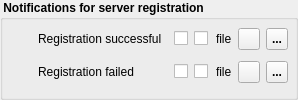
          <widget class="QGroupBox" name="mGrpStyle_6">
           <property name="font">
            <font>
             <weight>75</weight>
             <bold>true</bold>
            </font>
           </property>
           <property name="title">
            <string> Notifications for server registration</string>
           </property>
           <layout class="QVBoxLayout" name="verticalLayout_20">
            <property name="leftMargin">
             <number>7</number>
            </property>
            <property name="topMargin">
             <number>3</number>
            </property>
            <property name="rightMargin">
             <number>7</number>
            </property>
            <property name="bottomMargin">
             <number>7</number>
            </property>
            <item>
             <layout class="QHBoxLayout" name="horizontalLayout_38">
              <item>
               <widget class="QLabel" name="label_14">
                <property name="minimumSize">
                 <size>
                  <width>22</width>
                  <height>22</height>
                 </size>
                </property>
                <property name="maximumSize">
                 <size>
                  <width>22</width>
                  <height>22</height>
                 </size>
                </property>
                <property name="text">
                 <string/>
                </property>
                <property name="pixmap">
                 <pixmap resource="../../resources/Icons.qrc">:/images/Info.png</pixmap>
                </property>
                <property name="scaledContents">
                 <bool>true</bool>
                </property>
               </widget>
              </item>
              <item>
               <widget class="QLabel" name="label_17">
                <property name="minimumSize">
                 <size>
                  <width>130</width>
                  <height>0</height>
                 </size>
                </property>
                <property name="maximumSize">
                 <size>
                  <width>130</width>
                  <height>16777215</height>
                 </size>
                </property>
                <property name="font">
                 <font>
                  <family>MS Shell Dlg 2</family>
                  <weight>50</weight>
                  <bold>false</bold>
                 </font>
                </property>
                <property name="text">
                 <string>Registration successful</string>
                </property>
                <property name="alignment">
                 <set>Qt::AlignLeading|Qt::AlignLeft|Qt::AlignVCenter</set>
                </property>
               </widget>
              </item>
              <item>
               <widget class="QCheckBox" name="mCbNotifySystrayRegistrationSuccessful">
                <property name="font">
                 <font>
                  <pointsize>9</pointsize>
                  <weight>50</weight>
                  <bold>false</bold>
                 </font>
                </property>
                <property name="toolTip">
                 <string>show message in systray</string>
                </property>
                <property name="text">
                 <string/>
                </property>
                <property name="icon">
                 <iconset resource="../../resources/Icons.qrc">
                  <normaloff>:/images/Message.png</normaloff>:/images/Message.png</iconset>
                </property>
               </widget>
              </item>
              <item>
               <widget class="QCheckBox" name="mCbNotifySoundRegistrationSuccessful">
                <property name="font">
                 <font>
                  <pointsize>9</pointsize>
                  <weight>50</weight>
                  <bold>false</bold>
                 </font>
                </property>
                <property name="toolTip">
                 <string>play sound</string>
                </property>
                <property name="text">
                 <string/>
                </property>
                <property name="icon">
                 <iconset resource="../../resources/Icons.qrc">
                  <normaloff>:/images/SpeakerLoud.png</normaloff>:/images/SpeakerLoud.png</iconset>
                </property>
               </widget>
              </item>
              <item>
               <spacer name="horizontalSpacer_40">
                <property name="orientation">
                 <enum>Qt::Horizontal</enum>
                </property>
                <property name="sizeType">
                 <enum>QSizePolicy::MinimumExpanding</enum>
                </property>
                <property name="sizeHint" stdset="0">
                 <size>
                  <width>2</width>
                  <height>20</height>
                 </size>
                </property>
               </spacer>
              </item>
              <item>
               <widget class="QLabel" name="mLbNotifySoundRegistrationSuccessfulFile">
                <property name="font">
                 <font>
                  <family>MS Shell Dlg 2</family>
                  <weight>50</weight>
                  <bold>false</bold>
                 </font>
                </property>
                <property name="text">
                 <string>file</string>
                </property>
               </widget>
              </item>
              <item>
               <widget class="QPushButton" name="mPbNotifySoundRegistrationSuccessfulFile">
                <property name="minimumSize">
                 <size>
                  <width>22</width>
                  <height>22</height>
                 </size>
                </property>
                <property name="maximumSize">
                 <size>
                  <width>22</width>
                  <height>22</height>
                 </size>
                </property>
                <property name="toolTip">
                 <string>select sound file to play</string>
                </property>
                <property name="text">
                 <string/>
                </property>
                <property name="icon">
                 <iconset resource="../../resources/Icons.qrc">
                  <normaloff>:/images/BoxOpen.png</normaloff>:/images/BoxOpen.png</iconset>
                </property>
                <property name="iconSize">
                 <size>
                  <width>22</width>
                  <height>22</height>
                 </size>
                </property>
               </widget>
              </item>
              <item>
               <widget class="QToolButton" name="mTbPlaySoundRegistrationSuccessfulFile">
                <property name="minimumSize">
                 <size>
                  <width>22</width>
                  <height>22</height>
                 </size>
                </property>
                <property name="maximumSize">
                 <size>
                  <width>22</width>
                  <height>22</height>
                 </size>
                </property>
                <property name="toolTip">
                 <string>play selected sound file</string>
                </property>
                <property name="text">
                 <string>...</string>
                </property>
                <property name="icon">
                 <iconset resource="../../resources/Icons.qrc">
                  <normaloff>:/images/Audio - Play.png</normaloff>:/images/Audio - Play.png</iconset>
                </property>
                <property name="iconSize">
                 <size>
                  <width>22</width>
                  <height>22</height>
                 </size>
                </property>
               </widget>
              </item>
             </layout>
            </item>
            <item>
             <layout class="QHBoxLayout" name="horizontalLayout_39">
              <item>
               <widget class="QLabel" name="label_16">
                <property name="minimumSize">
                 <size>
                  <width>22</width>
                  <height>22</height>
                 </size>
                </property>
                <property name="maximumSize">
                 <size>
                  <width>22</width>
                  <height>22</height>
                 </size>
                </property>
                <property name="text">
                 <string/>
                </property>
                <property name="pixmap">
                 <pixmap resource="../../resources/Icons.qrc">:/images/Info.png</pixmap>
                </property>
                <property name="scaledContents">
                 <bool>true</bool>
                </property>
               </widget>
              </item>
              <item>
               <widget class="QLabel" name="label_19">
                <property name="minimumSize">
                 <size>
                  <width>130</width>
                  <height>0</height>
                 </size>
                </property>
                <property name="maximumSize">
                 <size>
                  <width>130</width>
                  <height>16777215</height>
                 </size>
                </property>
                <property name="font">
                 <font>
                  <family>MS Shell Dlg 2</family>
                  <weight>50</weight>
                  <bold>false</bold>
                 </font>
                </property>
                <property name="text">
                 <string>Registration failed</string>
                </property>
                <property name="alignment">
                 <set>Qt::AlignLeading|Qt::AlignLeft|Qt::AlignVCenter</set>
                </property>
               </widget>
              </item>
              <item>
               <widget class="QCheckBox" name="mCbNotifySystrayRegistrationFailed">
                <property name="font">
                 <font>
                  <pointsize>9</pointsize>
                  <weight>50</weight>
                  <bold>false</bold>
                 </font>
                </property>
                <property name="toolTip">
                 <string>show message in systray</string>
                </property>
                <property name="text">
                 <string/>
                </property>
                <property name="icon">
                 <iconset resource="../../resources/Icons.qrc">
                  <normaloff>:/images/Message.png</normaloff>:/images/Message.png</iconset>
                </property>
               </widget>
              </item>
              <item>
               <widget class="QCheckBox" name="mCbNotifySoundRegistrationFailed">
                <property name="font">
                 <font>
                  <pointsize>9</pointsize>
                  <weight>50</weight>
                  <bold>false</bold>
                 </font>
                </property>
                <property name="toolTip">
                 <string>play sound</string>
                </property>
                <property name="text">
                 <string/>
                </property>
                <property name="icon">
                 <iconset resource="../../resources/Icons.qrc">
                  <normaloff>:/images/SpeakerLoud.png</normaloff>:/images/SpeakerLoud.png</iconset>
                </property>
               </widget>
              </item>
              <item>
               <spacer name="horizontalSpacer_41">
                <property name="orientation">
                 <enum>Qt::Horizontal</enum>
                </property>
                <property name="sizeType">
                 <enum>QSizePolicy::MinimumExpanding</enum>
                </property>
                <property name="sizeHint" stdset="0">
                 <size>
                  <width>2</width>
                  <height>20</height>
                 </size>
                </property>
               </spacer>
              </item>
              <item>
               <widget class="QLabel" name="mLbNotifySoundRegistrationFailedFile">
                <property name="font">
                 <font>
                  <family>MS Shell Dlg 2</family>
                  <weight>50</weight>
                  <bold>false</bold>
                 </font>
                </property>
                <property name="text">
                 <string>file</string>
                </property>
               </widget>
              </item>
              <item>
               <widget class="QPushButton" name="mPbNotifySoundRegistrationFailedFile">
                <property name="minimumSize">
                 <size>
                  <width>22</width>
                  <height>22</height>
                 </size>
                </property>
                <property name="maximumSize">
                 <size>
                  <width>22</width>
                  <height>22</height>
                 </size>
                </property>
                <property name="toolTip">
                 <string>select sound file to play</string>
                </property>
                <property name="text">
                 <string/>
                </property>
                <property name="icon">
                 <iconset resource="../../resources/Icons.qrc">
                  <normaloff>:/images/BoxOpen.png</normaloff>:/images/BoxOpen.png</iconset>
                </property>
                <property name="iconSize">
                 <size>
                  <width>22</width>
                  <height>22</height>
                 </size>
                </property>
               </widget>
              </item>
              <item>
               <widget class="QToolButton" name="mTbPlaySoundRegistrationFailedFile">
                <property name="minimumSize">
                 <size>
                  <width>22</width>
                  <height>22</height>
                 </size>
                </property>
                <property name="maximumSize">
                 <size>
                  <width>22</width>
                  <height>22</height>
                 </size>
                </property>
                <property name="toolTip">
                 <string>play selected sound file</string>
                </property>
                <property name="text">
                 <string>...</string>
                </property>
                <property name="icon">
                 <iconset resource="../../resources/Icons.qrc">
                  <normaloff>:/images/Audio - Play.png</normaloff>:/images/Audio - Play.png</iconset>
                </property>
                <property name="iconSize">
                 <size>
                  <width>22</width>
                  <height>22</height>
                 </size>
                </property>
               </widget>
              </item>
             </layout>
            </item>
           </layout>
          </widget>
